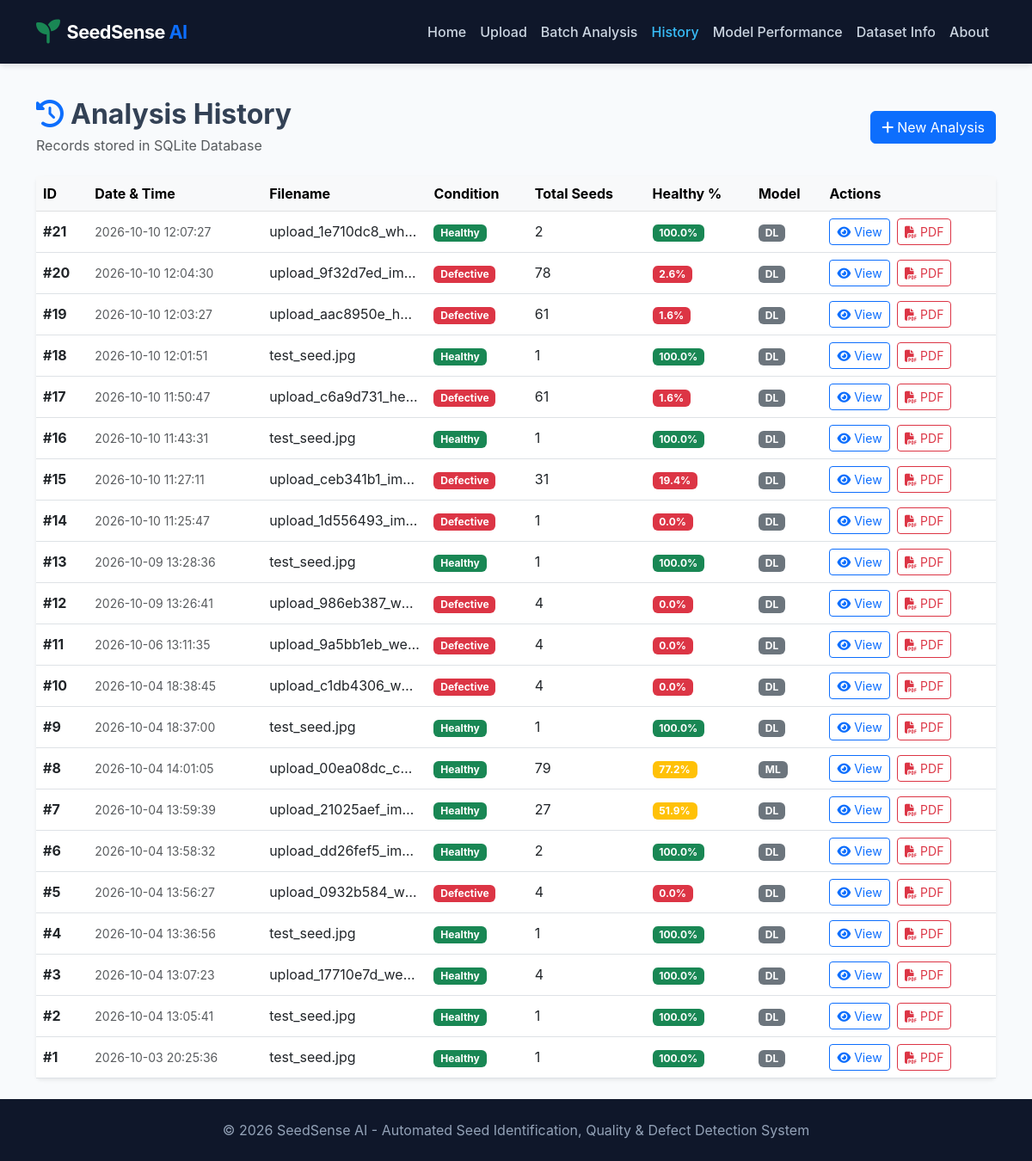
The app's page /history with its own data.
### tables this page shows
CREATE TABLE analysis_history (
            id INTEGER PRIMARY KEY AUTOINCREMENT,
            date TEXT NOT NULL,
            filename TEXT NOT NULL,
            seed_name TEXT NOT NULL,
            condition TEXT NOT NULL,
            defect_type TEXT NOT NULL,
            confidence REAL NOT NULL,
            total_seeds INTEGER NOT NULL,
            healthy_count INTEGER NOT NULL,
            defective_count INTEGER NOT NULL,
            healthy_percentage REAL NOT NULL,
            model_used TEXT NOT NULL,
            annotated_filename TEXT NOT NULL,
            species_distribution TEXT,
            defect_distribution TEXT
        );

### backend/app.py (the view)
@app.route('/history')
def history():
    records = get_history()
    return render_template('history.html', records=records)

### backend/database.py (called while the page is built)
def get_db_connection():
    conn = sqlite3.connect(DATABASE_PATH)
    conn.row_factory = sqlite3.Row
    return conn

def get_history():
    conn = get_db_connection()
    cursor = conn.cursor()
    cursor.execute('SELECT * FROM analysis_history ORDER BY id DESC')
    rows = cursor.fetchall()
    history = [dict(r) for r in rows]
    conn.close()
    return history

### templates/history.html (shortened to what this page needs)
{% extends "base.html" %}
{% block content %}
<div class="d-flex justify-content-between align-items-center mb-4">
    <div>
        <h2 class="fw-bold mb-1"><i class="fa-solid fa-clock-rotate-left text-primary me-2"></i>Analysis History</h2>
        <p class="text-muted mb-0">Records stored in SQLite Database</p>
    </div>
    <a href="{{ url_for('upload') }}" class="btn btn-primary"><i class="fa-solid fa-plus me-1"></i>New Analysis</a>
</div>
<div class="card shadow-sm border-0">
    <div class="card-body p-0">
        {% if records %}
        <div class="table-responsive">
            <table class="table table-hover align-middle mb-0">
                <thead class="table-light">
                    <tr>
                        <th>ID</th>
                        <th>Date & Time</th>
                        <th>Filename</th>
                        <th>Condition</th>
                        <th>Total Seeds</th>
                        <th>Healthy %</th>
                        <th>Model</th>
                        <th>Actions</th>
                    </tr>
                </thead>
                <tbody>
                    {% for r in records %}
                    <tr>
                        <td><strong>#{{ r.id }}</strong></td>
                        <td class="small text-muted">{{ r['date'] if r['date'] is defined else 'N/A' }}</td>
                        <td class="text-truncate" style="max-width: 150px;">{{ r['filename'] }}</td>
                        <td>
                            {% set cond = r['condition'] if r['condition'] is defined else 'Healthy' %}
                            {% if 'Healthy' in cond %}
                                <span class="badge bg-success">Healthy</span>
                            {% else %}
                                <span class="badge bg-danger">Defective</span>
                            {% endif %}
                        </td>
                        <td>{{ r['total_seeds'] }}</td>
                        <td>
                            {% set hp = r['healthy_percentage'] if r['healthy_percentage'] is defined else 0.0 %}
                            <span class="badge {% if hp >= 80 %}bg-success{% elif hp >= 50 %}bg-warning{% else %}bg-danger{% endif %}">
                                {{ "%.1f"|format(hp) }}%
                            </span>
                        </td>
                        <td><span class="badge bg-secondary">{{ r.model_used }}</span></td>
                        <td>
                            <a href="{{ url_for('results', record_id=r.id) }}" class="btn btn-sm btn-outline-primary me-1"><i class="fa-solid fa-eye me-1"></i>View</a>
                            <a href="{{ url_for('download_pdf', record_id=r.id) }}" class="btn btn-sm btn-outline-danger"><i class="fa-solid fa-file-pdf me-1"></i>PDF</a>
                        </td>
                    </tr>
                    {% endfor %}
                </tbody>
            </table>
        </div>
        {% endif %}
    </div>
</div>
{% endblock %}

### templates/base.html (shortened to what this page needs)
<!DOCTYPE html>
<html lang="en">
<head>
    <link href="https://cdn.jsdelivr.net/npm/bootstrap@5.3.0/dist/css/bootstrap.min.css" rel="stylesheet">
    <link href="https://cdnjs.cloudflare.com/ajax/libs/font-awesome/6.4.0/css/all.min.css" rel="stylesheet">
    <link href="{{ url_for('static', filename='css/style.css') }}" rel="stylesheet">
</head>
<body>
    <nav class="navbar navbar-expand-lg navbar-dark py-3">
        <div class="container">
            <a class="navbar-brand d-flex align-items-center" href="{{ url_for('home') }}">
                <i class="fa-solid fa-seedling text-success me-2 fs-3"></i>
                <span>SeedSense <span class="text-primary">AI</span></span>
            </a>
            <div class="collapse navbar-collapse" id="navbarNav">
                <ul class="navbar-nav ms-auto">
                    <li class="nav-item"><a class="nav-link {% if request.endpoint == 'home' %}active{% endif %}" href="{{ url_for('home') }}">Home</a></li>
                    <li class="nav-item"><a class="nav-link {% if request.endpoint == 'upload' %}active{% endif %}" href="{{ url_for('upload') }}">Upload</a></li>
                    <li class="nav-item"><a class="nav-link {% if request.endpoint == 'batch' %}active{% endif %}" href="{{ url_for('batch') }}">Batch Analysis</a></li>
                    <li class="nav-item"><a class="nav-link {% if request.endpoint == 'history' %}active{% endif %}" href="{{ url_for('history') }}">History</a></li>
                    <li class="nav-item"><a class="nav-link {% if request.endpoint == 'performance' %}active{% endif %}" href="{{ url_for('performance') }}">Model Performance</a></li>
                    <li class="nav-item"><a class="nav-link {% if request.endpoint == 'dataset_info' %}active{% endif %}" href="{{ url_for('dataset_info') }}">Dataset Info</a></li>
                    <li class="nav-item"><a class="nav-link {% if request.endpoint == 'about' %}active{% endif %}" href="{{ url_for('about') }}">About</a></li>
                </ul>
            </div>
        </div>
    </nav>
    <main class="container my-4 flex-grow-1">
        {% block content %}{% endblock %}
    </main>
    <footer class="text-center">
        <div class="container">
            <p class="mb-0">&copy; 2026 SeedSense AI - Automated Seed Identification, Quality & Defect Detection System</p>
        </div>
    </footer>
</body>
</html>

### static/css/style.css (style rules this page uses)
:root { --primary-color: #2563eb; --primary-dark: #1d4ed8; --secondary-color: #0f172a; --success-color: #16a34a; --danger-color: #dc2626; --warning-color: #d97706; --bg-light: #f8fafc; --card-border: #e2e8f0; }
body { font-family: 'Inter', system-ui, -apple-system, sans-serif; background-color: var(--bg-light); color: #334155; min-height: 100vh; display: flex; flex-direction: column; }
.navbar { background-color: var(--secondary-color) !important; box-shadow: 0 4px 6px -1px rgba(0, 0, 0, 0.1); }
.navbar-brand { font-weight: 700; font-size: 1.35rem; color: #ffffff !important; letter-spacing: -0.5px; }
.nav-link { font-weight: 500; color: #cbd5e1 !important; transition: color 0.2s ease; }
.nav-link:hover, .nav-link.active { color: #38bdf8 !important; }
footer { margin-top: auto; background-color: var(--secondary-color); color: #94a3b8; padding: 1.5rem 0; }

### records on screen
analysis_history: id "21", date "2026-10-10 12:07:27", filename "upload_1e710dc8_wh…", condition "Healthy", total_seeds "2", healthy_percentage "100.0", model_used "DL"
analysis_history: id "20", date "2026-10-10 12:04:30", filename "upload_9f32d7ed_im…", shows "Defective", total_seeds "78", healthy_percentage "2.6", model_used "DL"
analysis_history: id "19", date "2026-10-10 12:03:27", filename "upload_aac8950e_h…", shows "Defective", total_seeds "61", healthy_percentage "1.6", model_used "DL"
analysis_history: id "18", date "2026-10-10 12:01:51", filename "test_seed.jpg", condition "Healthy", total_seeds "1", healthy_percentage "100.0", model_used "DL"
analysis_history: id "17", date "2026-10-10 11:50:47", filename "upload_c6a9d731_he…", shows "Defective", total_seeds "61", healthy_percentage "1.6", model_used "DL"
analysis_history: id "16", date "2026-10-10 11:43:31", filename "test_seed.jpg", condition "Healthy", total_seeds "1", healthy_percentage "100.0", model_used "DL"
analysis_history: id "15", date "2026-10-10 11:27:11", filename "upload_ceb341b1_im…", shows "Defective", total_seeds "31", healthy_percentage "19.4", model_used "DL"
analysis_history: id "14", date "2026-10-10 11:25:47", filename "upload_1d556493_im…", shows "Defective", total_seeds "1", healthy_percentage "0.0", model_used "DL"
analysis_history: id "13", date "2026-10-09 13:28:36", filename "test_seed.jpg", condition "Healthy", total_seeds "1", healthy_percentage "100.0", model_used "DL"
analysis_history: id "12", date "2026-10-09 13:26:41", filename "upload_986eb387_w…", shows "Defective", total_seeds "4", healthy_percentage "0.0", model_used "DL"
analysis_history: id "11", date "2026-10-06 13:11:35", filename "upload_9a5bb1eb_we…", shows "Defective", total_seeds "4", healthy_percentage "0.0", model_used "DL"
analysis_history: id "10", date "2026-10-04 18:38:45", filename "upload_c1db4306_w…", shows "Defective", total_seeds "4", healthy_percentage "0.0", model_used "DL"
analysis_history: id "9", date "2026-10-04 18:37:00", filename "test_seed.jpg", condition "Healthy", total_seeds "1", healthy_percentage "100.0", model_used "DL"
analysis_history: id "8", date "2026-10-04 14:01:05", filename "upload_00ea08dc_c…", condition "Healthy", total_seeds "79", healthy_percentage "77.2", model_used "ML"
analysis_history: id "7", date "2026-10-04 13:59:39", filename "upload_21025aef_im…", condition "Healthy", total_seeds "27", healthy_percentage "51.9", model_used "DL"
analysis_history: id "6", date "2026-10-04 13:58:32", filename "upload_dd26fef5_im…", condition "Healthy", total_seeds "2", healthy_percentage "100.0", model_used "DL"
analysis_history: id "5", date "2026-10-04 13:56:27", filename "upload_0932b584_w…", shows "Defective", total_seeds "4", healthy_percentage "0.0", model_used "DL"
analysis_history: id "4", date "2026-10-04 13:36:56", filename "test_seed.jpg", condition "Healthy", total_seeds "1", healthy_percentage "100.0", model_used "DL"
analysis_history: id "3", date "2026-10-04 13:07:23", filename "upload_17710e7d_we…", condition "Healthy", total_seeds "4", healthy_percentage "100.0", model_used "DL"
analysis_history: id "2", date "2026-10-04 13:05:41", filename "test_seed.jpg", condition "Healthy", total_seeds "1", healthy_percentage "100.0", model_used "DL"
analysis_history: id "1", date "2026-10-03 20:25:36", filename "test_seed.jpg", condition "Healthy", total_seeds "1", healthy_percentage "100.0", model_used "DL"
